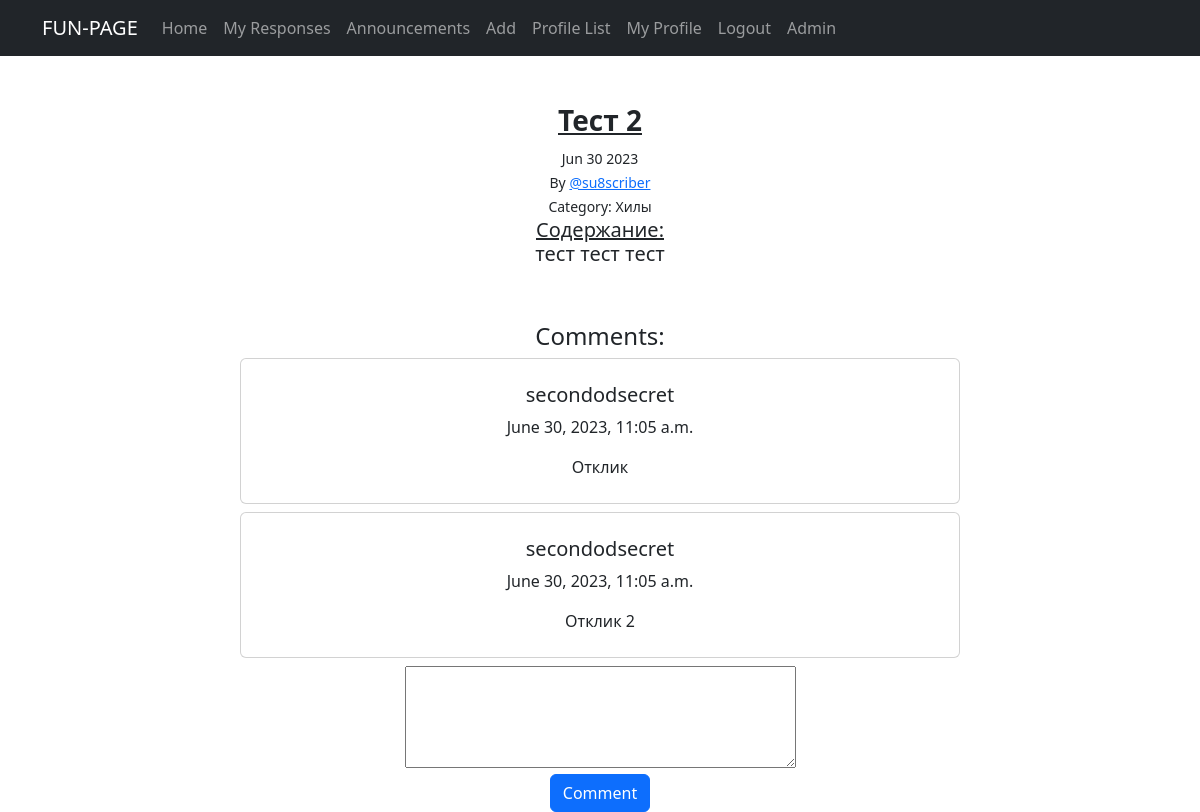
Page /ad/2/ (signed in) on the committed database.
### fun/models.py (models this page shows, shortened)
class Announcement(models.Model):
    title = models.CharField(max_length=100)
    text = models.TextField()
    category = models.ForeignKey(Category, on_delete=models.CASCADE)
    author = models.ForeignKey(User, default=1, on_delete=models.CASCADE)
    date_added = models.DateTimeField(auto_now_add=True)
    image = models.ImageField(upload_to='images/', null=True, blank=True)
    video = models.FileField(upload_to='videos/', null=True, blank=True)
    likes = models.ManyToManyField(User, related_name="ad_like", blank=True)

class Category(models.Model):
    name = models.CharField(max_length=20, unique=True)
    def __str__(self):
        return f'{self.name.title()}'

class Comment(models.Model):
    user = models.ForeignKey(User, on_delete=models.CASCADE)
    date = models.DateTimeField(auto_now_add=True)
    announcement = models.ForeignKey('Announcement', on_delete=models.CASCADE)
    content = models.TextField()

### fun/views.py (the view, shortened to what this page needs)
# urls.py: path('ad/<int:pk>/', AdView.as_view(), name='ad'),
class AdView(DetailView):
    model = Announcement
    template_name = 'ad_view.html'
    context_object_name = 'ad'
    queryset = Announcement.objects.all()
    form = CommentForm
    def get_context_data(self, **kwargs):
        context = super().get_context_data(**kwargs)
        context["form"] = self.form
        comments = Comment.objects.filter(announcement__author=self.request.user, announcement=self.get_object())
        context["comments"] = comments
        return context

### templates/ad_view.html (shortened to what this page needs)
{% extends 'flatpages/default.html' %}
{% block content %}
<br/>
<h3><b><u>{{ ad.title}} </u></b></h3>
<small>{{ ad.date_added|date:'M d Y' }}</small>
<br/>
<small> By <a href="{% url 'profile' ad.author.id %}">@{{ ad.author|lower }}</a></small>
<br/>
<small>Category: {{ ad.category }}</small>
<h5> <u> Содержание:</u> <br/> {{ ad.text }}</h5>
<br>
<br>
<h4>Comments:</h4>
<div class ="section">
  <div class="container">
    <div class="row">
      <div class="col-lg-8 mx-auto">
        {% for comment in object.comment_set.all %}
        <div class="card p-2 mb-2">
            <div class="card-body">
                <h5 class="card-title">{{ comment.user.username }}</h5>
                <p class="card-text">{{ comment.date }}</p>
                <p class="card-text">{{ comment.content }}</p>
            </div>
        </div>
        {% empty %}
        <p>No comments yet.</p>
        {% endfor %}
        <form method="POST" action="{%url 'ad' pk=object.pk%}">
              <div class="form-group">
                {{form.content}}
              </div>
        <button class="btn btn-primary btn-block" type="submit">Comment</button>
        </form>
      </div>
    </div>
  </div>
</div>
{% endblock content %}

### rows in the picture
Announcement: title "Тест 2", date_added "Jun 30 2023", author "su8scriber", category "Хилы", text "тест тест тест"
Comment: user.username "secondodsecret", date "June 30, 2023, 11:05 a.m.", content "Отклик"
Comment: user.username "secondodsecret", date "June 30, 2023, 11:05 a.m.", content "Отклик 2"
